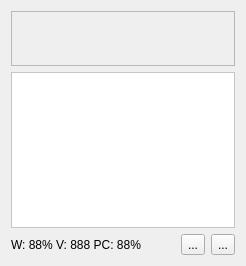
<ui version="4.0" >
 <class>KisPainterlyMixer</class>
 <widget class="QWidget" name="KisPainterlyMixer" >
  <property name="geometry" >
   <rect>
    <x>0</x>
    <y>0</y>
    <width>246</width>
    <height>266</height>
   </rect>
  </property>
  <layout class="QGridLayout" >
   <item row="0" column="0" colspan="3" >
    <widget class="QFrame" name="m_spotsFrame" >
     <property name="sizePolicy" >
      <sizepolicy vsizetype="Maximum" hsizetype="Preferred" >
       <horstretch>0</horstretch>
       <verstretch>1</verstretch>
      </sizepolicy>
     </property>
     <property name="maximumSize" >
      <size>
       <width>16777215</width>
       <height>55</height>
      </size>
     </property>
     <property name="frameShape" >
      <enum>QFrame::StyledPanel</enum>
     </property>
     <property name="frameShadow" >
      <enum>QFrame::Plain</enum>
     </property>
    </widget>
   </item>
   <item row="1" column="0" colspan="3" >
    <widget class="MixerCanvas" name="m_canvas" >
     <property name="sizePolicy" >
      <sizepolicy vsizetype="Preferred" hsizetype="Preferred" >
       <horstretch>0</horstretch>
       <verstretch>1</verstretch>
      </sizepolicy>
     </property>
     <property name="palette" >
      <palette>
       <active>
        <colorrole role="WindowText" >
         <brush brushstyle="SolidPattern" >
          <color alpha="255" >
           <red>0</red>
           <green>0</green>
           <blue>0</blue>
          </color>
         </brush>
        </colorrole>
        <colorrole role="Button" >
         <brush brushstyle="SolidPattern" >
          <color alpha="255" >
           <red>255</red>
           <green>255</green>
           <blue>255</blue>
          </color>
         </brush>
        </colorrole>
        <colorrole role="Dark" >
         <brush brushstyle="SolidPattern" >
          <color alpha="255" >
           <red>127</red>
           <green>127</green>
           <blue>127</blue>
          </color>
         </brush>
        </colorrole>
        <colorrole role="Mid" >
         <brush brushstyle="SolidPattern" >
          <color alpha="255" >
           <red>170</red>
           <green>170</green>
           <blue>170</blue>
          </color>
         </brush>
        </colorrole>
        <colorrole role="Text" >
         <brush brushstyle="SolidPattern" >
          <color alpha="255" >
           <red>0</red>
           <green>0</green>
           <blue>0</blue>
          </color>
         </brush>
        </colorrole>
        <colorrole role="ButtonText" >
         <brush brushstyle="SolidPattern" >
          <color alpha="255" >
           <red>0</red>
           <green>0</green>
           <blue>0</blue>
          </color>
         </brush>
        </colorrole>
        <colorrole role="Base" >
         <brush brushstyle="SolidPattern" >
          <color alpha="255" >
           <red>255</red>
           <green>255</green>
           <blue>255</blue>
          </color>
         </brush>
        </colorrole>
        <colorrole role="Window" >
         <brush brushstyle="SolidPattern" >
          <color alpha="255" >
           <red>255</red>
           <green>255</green>
           <blue>255</blue>
          </color>
         </brush>
        </colorrole>
        <colorrole role="AlternateBase" >
         <brush brushstyle="SolidPattern" >
          <color alpha="255" >
           <red>255</red>
           <green>255</green>
           <blue>255</blue>
          </color>
         </brush>
        </colorrole>
       </active>
       <inactive>
        <colorrole role="WindowText" >
         <brush brushstyle="SolidPattern" >
          <color alpha="255" >
           <red>0</red>
           <green>0</green>
           <blue>0</blue>
          </color>
         </brush>
        </colorrole>
        <colorrole role="Button" >
         <brush brushstyle="SolidPattern" >
          <color alpha="255" >
           <red>255</red>
           <green>255</green>
           <blue>255</blue>
          </color>
         </brush>
        </colorrole>
        <colorrole role="Dark" >
         <brush brushstyle="SolidPattern" >
          <color alpha="255" >
           <red>127</red>
           <green>127</green>
           <blue>127</blue>
          </color>
         </brush>
        </colorrole>
        <colorrole role="Mid" >
         <brush brushstyle="SolidPattern" >
          <color alpha="255" >
           <red>170</red>
           <green>170</green>
           <blue>170</blue>
          </color>
         </brush>
        </colorrole>
        <colorrole role="Text" >
         <brush brushstyle="SolidPattern" >
          <color alpha="255" >
           <red>0</red>
           <green>0</green>
           <blue>0</blue>
          </color>
         </brush>
        </colorrole>
        <colorrole role="ButtonText" >
         <brush brushstyle="SolidPattern" >
          <color alpha="255" >
           <red>0</red>
           <green>0</green>
           <blue>0</blue>
          </color>
         </brush>
        </colorrole>
        <colorrole role="Base" >
         <brush brushstyle="SolidPattern" >
          <color alpha="255" >
           <red>255</red>
           <green>255</green>
           <blue>255</blue>
          </color>
         </brush>
        </colorrole>
        <colorrole role="Window" >
         <brush brushstyle="SolidPattern" >
          <color alpha="255" >
           <red>255</red>
           <green>255</green>
           <blue>255</blue>
          </color>
         </brush>
        </colorrole>
        <colorrole role="AlternateBase" >
         <brush brushstyle="SolidPattern" >
          <color alpha="255" >
           <red>255</red>
           <green>255</green>
           <blue>255</blue>
          </color>
         </brush>
        </colorrole>
       </inactive>
       <disabled>
        <colorrole role="WindowText" >
         <brush brushstyle="SolidPattern" >
          <color alpha="255" >
           <red>127</red>
           <green>127</green>
           <blue>127</blue>
          </color>
         </brush>
        </colorrole>
        <colorrole role="Button" >
         <brush brushstyle="SolidPattern" >
          <color alpha="255" >
           <red>255</red>
           <green>255</green>
           <blue>255</blue>
          </color>
         </brush>
        </colorrole>
        <colorrole role="Dark" >
         <brush brushstyle="SolidPattern" >
          <color alpha="255" >
           <red>127</red>
           <green>127</green>
           <blue>127</blue>
          </color>
         </brush>
        </colorrole>
        <colorrole role="Mid" >
         <brush brushstyle="SolidPattern" >
          <color alpha="255" >
           <red>170</red>
           <green>170</green>
           <blue>170</blue>
          </color>
         </brush>
        </colorrole>
        <colorrole role="Text" >
         <brush brushstyle="SolidPattern" >
          <color alpha="255" >
           <red>127</red>
           <green>127</green>
           <blue>127</blue>
          </color>
         </brush>
        </colorrole>
        <colorrole role="ButtonText" >
         <brush brushstyle="SolidPattern" >
          <color alpha="255" >
           <red>127</red>
           <green>127</green>
           <blue>127</blue>
          </color>
         </brush>
        </colorrole>
        <colorrole role="Base" >
         <brush brushstyle="SolidPattern" >
          <color alpha="255" >
           <red>255</red>
           <green>255</green>
           <blue>255</blue>
          </color>
         </brush>
        </colorrole>
        <colorrole role="Window" >
         <brush brushstyle="SolidPattern" >
          <color alpha="255" >
           <red>255</red>
           <green>255</green>
           <blue>255</blue>
          </color>
         </brush>
        </colorrole>
        <colorrole role="AlternateBase" >
         <brush brushstyle="SolidPattern" >
          <color alpha="255" >
           <red>255</red>
           <green>255</green>
           <blue>255</blue>
          </color>
         </brush>
        </colorrole>
       </disabled>
      </palette>
     </property>
     <property name="autoFillBackground" >
      <bool>true</bool>
     </property>
     <property name="frameShape" >
      <enum>QFrame::StyledPanel</enum>
     </property>
     <property name="frameShadow" >
      <enum>QFrame::Sunken</enum>
     </property>
    </widget>
   </item>
   <item row="2" column="0" >
    <widget class="QLabel" name="m_information" >
     <property name="sizePolicy" >
      <sizepolicy vsizetype="Minimum" hsizetype="Preferred" >
       <horstretch>0</horstretch>
       <verstretch>0</verstretch>
      </sizepolicy>
     </property>
     <property name="text" >
      <string>W: 88% V: 888 PC: 88%</string>
     </property>
    </widget>
   </item>
   <item row="2" column="2" >
    <widget class="QToolButton" name="m_bOptions" >
     <property name="text" >
      <string>...</string>
     </property>
    </widget>
   </item>
   <item row="2" column="1" >
    <widget class="QToolButton" name="m_bErase" >
     <property name="text" >
      <string>...</string>
     </property>
    </widget>
   </item>
  </layout>
 </widget>
 <customwidgets>
  <customwidget>
   <class>MixerCanvas</class>
   <extends>QFrame</extends>
   <header>mixercanvas.h</header>
   <container>1</container>
  </customwidget>
 </customwidgets>
 <resources/>
 <connections/>
</ui>
